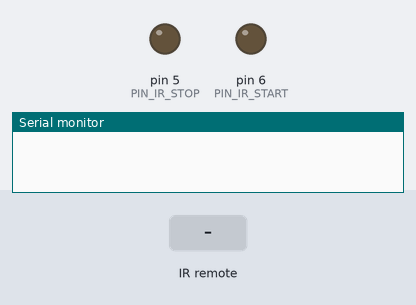
The sketch below on a simulated Arduino Uno, built with avr-gcc and run on an emulated ATmega328P. Parts: output pins drawn as LEDs (lit = HIGH), the last lines printed to the serial monitor. The inputs (shaded band) are chosen by the test bench.

Above: at 1.2 s.
1.3 s: infrared code 0x3D9AE3F7 received
At 2.6 s:
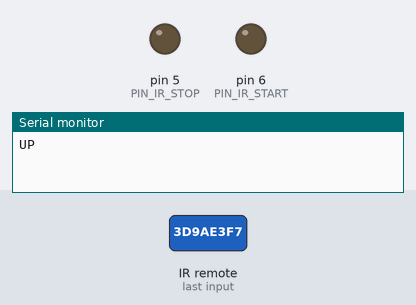
2.9 s: infrared code 0xFF4AB5 received
At 3.9 s:
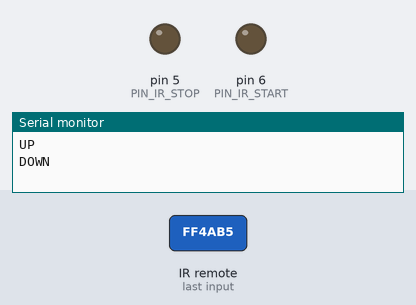
Timing chart, 0 to 5.9 s (numbered marks = the images above; inputs shaded):
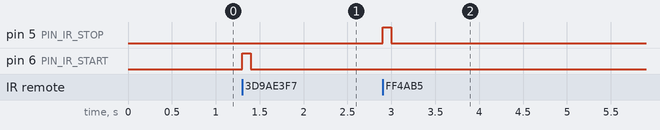

The sketch:

sketch_mar31a.ino
```cpp
#include <IRremote.h>

const int PIN = 7;
const int PIN_IR_START = 6;
const int PIN_IR_STOP = 5;
const int PIN_IR_UP = 4;
const int PIN_IR_DOWN = 3;
IRrecv irrecv(PIN);
decode_results keys;

void setup() {
  irrecv.enableIRIn();
  Serial.begin(9600);
  irrecv.blink13(true);

  pinMode(PIN_IR_START, OUTPUT);
  digitalWrite(PIN_IR_START, LOW);

  pinMode(PIN_IR_STOP, OUTPUT);
  digitalWrite(PIN_IR_STOP, LOW);

}

void loop() {
  if (irrecv.decode(&keys)) {


    switch (keys.value) {
      // breaks
      case 0xFFFFFFFF:
      case 0xFF:
        break;

      case 0x3D9AE3F7:
      case 0xFF18E7:
        digitalWrite(PIN_IR_START, HIGH);
        delay(100);
        Serial.println("UP");
        digitalWrite(PIN_IR_START, LOW);
        break;

      case 0xFF10EF:
      case 0x8C22657B:
        digitalWrite(PIN_IR_DOWN, HIGH);
        delay(100);
        Serial.println("LEFT");
        digitalWrite(PIN_IR_DOWN, LOW);
        break;

      case 0xFF5AA5:
      case 0x449E79F:
        digitalWrite(PIN_IR_UP, HIGH);
        delay(100);
        Serial.println("RIGHT");
        digitalWrite(PIN_IR_UP, LOW);
        break;

      case 0xFF4AB5:
      case 0x1BC0157B:
        digitalWrite(PIN_IR_STOP, HIGH);
        delay(100);
        Serial.println("DOWN");
        digitalWrite(PIN_IR_STOP, LOW);
        break;

      case 0xFF38C7:
      case 0x488F3CBB:
        Serial.println("OK");
        break;

      case 0xE318261B:
      case 0xFFA25D:
        Serial.println("1");
        break;

      case 0x511DBB:
      case 0xFF629D:
        Serial.println("2");
        break;

      case 0xFFE21D:
      case 0xEE886D7F:
        Serial.println("3");
        break;

      case 0xC4EE8C19:
      Serial.println("TV: UP");
      break;

      case 0xBA3BBBB5:
      Serial.println("TV: LEFT");
      break;

      case 0x526E78FB:
      Serial.println("TV: DOWN");
      break;

      case 0x78ADAABB:
      Serial.println("TV: RIGHT");
      break;

      default:
        Serial.println(keys.value, HEX);
        break;
    }
    irrecv.resume();
  }
}
```

Measured:
- after the input at 1.3 s, pin 6 (PIN_IR_START): LOW → HIGH at once, → LOW 0.10 s later
- after the input at 2.9 s, pin 5 (PIN_IR_STOP): LOW → HIGH at once, → LOW 0.10 s later
